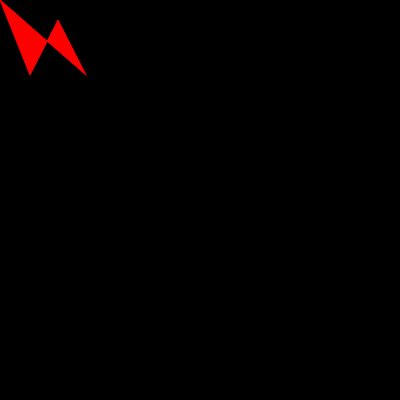
Frame 1 (no input)
Frame 60 (no input): identical to frame 1, image omitted
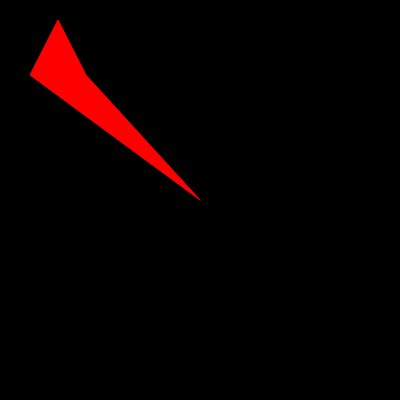
Frame 120 (the mouse pressed at the canvas centre since frame 60)

The p5.js sketch that drew these frames (run headless with seeded random() and noise() and a simulated clock; from frame 60 on, the mouse is pressed at the canvas centre):

// p5.js sketch
// ── sketch.js
function setup() {
  createCanvas(400, 400)
  background(0, 0, 0)
}

function draw() { background (0)
  stroke(255, 0, 0)
  fill(255, 0, 0)
  quad(mouseX, mouseY, 30, 75, 58, 20, 86,75, 30, 76)
}
